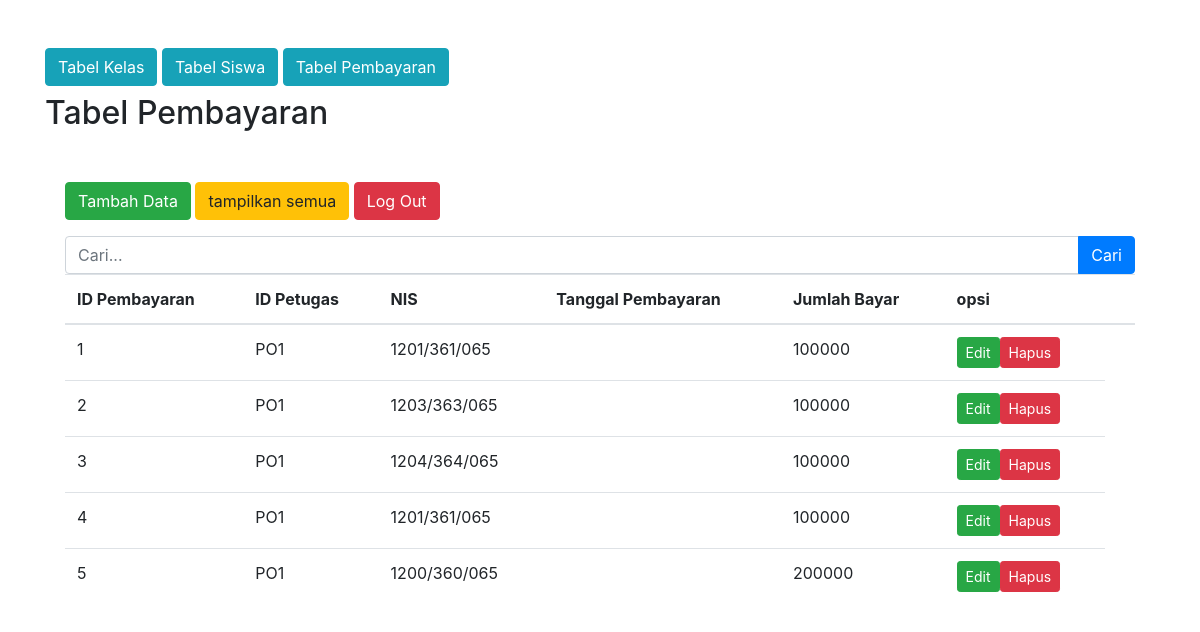
The app's page /tabelpembayaran.php, older data.
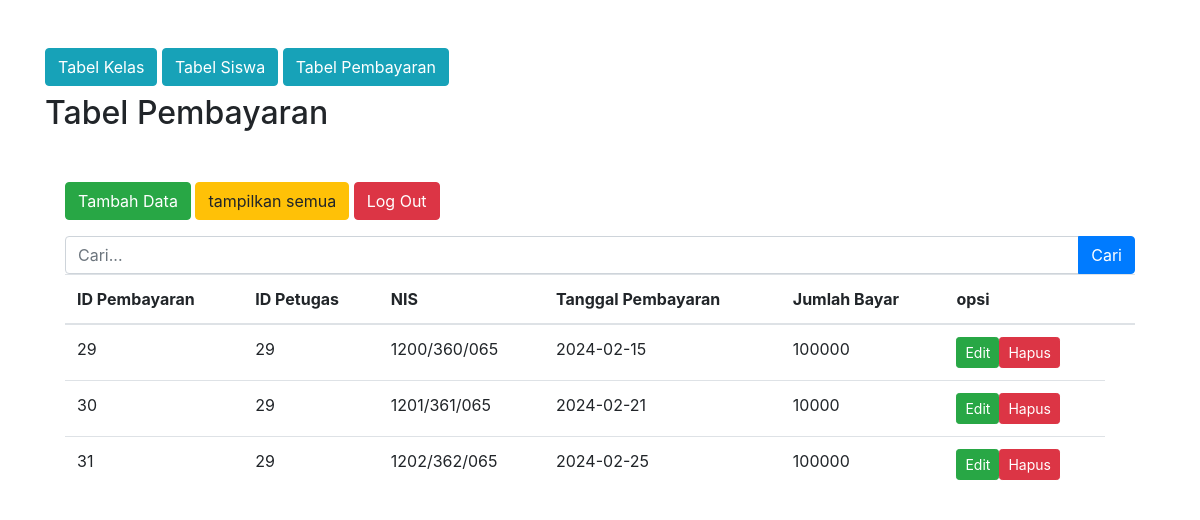
The same page, newer data.
### tables this page shows
CREATE TABLE `pembayaran` (
  `id_pembayaran` int(11) NOT NULL,
  `id_petugas` varchar(255) NOT NULL,
  `NIS` varchar(255) NOT NULL,
  `tgl_bayar` date NOT NULL,
  `jumlah_bayar` int(55) NOT NULL
);

### tabelpembayaran.php (the view, shortened to what this page needs)
<?php
include 'koneksi.php';
if (isset($_GET['search'])) {
  $keyword = $_GET['search'];
  $query = "SELECT * FROM pembayaran WHERE id_pembayaran LIKE '%$keyword%' OR id_petugas LIKE '%$keyword%' OR NIS LIKE '%$keyword%' OR tgl_bayar LIKE '%$keyword%' OR jumlah_bayar LIKE '%$keyword%'";
} else {
  $query = "SELECT * FROM pembayaran";
}
$result = mysqli_query($mysqli, $query);
?>
<!DOCTYPE html>
<html lang="en">
<head>
  <link rel="stylesheet" href="https://cdn.jsdelivr.net/npm/bootstrap@4.6.2/dist/css/bootstrap.min.css">
</head>
<body>
  <div class="container mt-5">
    <a href="tabelkelas.php" class="btn btn-info mb-2">Tabel Kelas</a>
    <a href="tabelsiswa.php" class="btn btn-info mb-2">Tabel Siswa</a>
    <a href="tabelpembayaran.php" class="btn btn-info mb-2">Tabel Pembayaran</a>
    <h2 class="mb-4">Tabel Pembayaran</h2>
    <form action="" method="GET" class="mb-3">
      <div class="container" style="margin-top: 30px">
        <div class="row">
          <div class="card-body">
            <a href="tambahpembayaran.php" class="btn btn-success mb-3">Tambah Data</a>
            <a href="tabelpembayaran.php" class="btn btn-warning mb-3">tampilkan semua</a>
            <a href="logout.php" class="btn btn-danger mb-3">Log Out</a>
            <div class="input-group">
              <input type="text" class="form-control" placeholder="Cari..." name="search">
              <div class="input-group-append">
                <button class="btn btn-primary" type="submit">Cari</button>
              </div>
            </div>
    </form>
    <table class="table">
      <thead>
        <tr>
          <th>ID Pembayaran</th>
          <th>ID Petugas</th>
          <th>NIS</th>
          <th>Tanggal Pembayaran</th>
          <th>Jumlah Bayar</th>
          <th>opsi</th>
          <th scope="row">
          </th>
        </tr>
      </thead>
      <tbody>
        <?php
        while ($row = mysqli_fetch_assoc($result)) {
          echo "<tr>";
          echo "<td>" . $row['id_pembayaran'] . "</td>";
          echo "<td>" . $row['id_petugas'] . "</td>";
          echo "<td>" . $row['NIS'] . "</td>";
          echo "<td>" . $row['tgl_bayar'] . "</td>";
          echo "<td>" . $row['jumlah_bayar'] . "</td>";
          echo "<td>";
          echo '<a href="editpembayaran.php?id_pembayaran=' . $row['id_pembayaran'] . '" class="edit btn btn-success btn-sm"><i class="fa fa-edit"></i> Edit</a>';
          echo '<a href="hapuspembayaran.php?id_pembayaran=' . $row['id_pembayaran'] . '" class="remove btn btn-danger btn-sm"><i class="fa fa-trash"></i> Hapus</a>';
          echo "</td>";
          echo "</tr>";
        }
        ?>
      </tbody>
    </table>
  </div>
</body>
</html>

Row changes from the older to the newer data that the page shows:
removed pembayaran: id_pembayaran "1", id_petugas "PO1", NIS "1201/361/065", jumlah_bayar "100000"
removed pembayaran: id_pembayaran "2", id_petugas "PO1", NIS "1203/363/065", jumlah_bayar "100000"
removed pembayaran: id_pembayaran "3", id_petugas "PO1", NIS "1204/364/065", jumlah_bayar "100000"
removed pembayaran: id_pembayaran "4", id_petugas "PO1", NIS "1201/361/065", jumlah_bayar "100000"
removed pembayaran: id_pembayaran "5", id_petugas "PO1", NIS "1200/360/065", jumlah_bayar "200000"
added pembayaran: id_pembayaran "29", id_petugas "29", NIS "1200/360/065", tgl_bayar "2024-02-15", jumlah_bayar "100000"
added pembayaran: id_pembayaran "30", id_petugas "29", NIS "1201/361/065", tgl_bayar "2024-02-21", jumlah_bayar "10000"
added pembayaran: id_pembayaran "31", id_petugas "29", NIS "1202/362/065", tgl_bayar "2024-02-25", jumlah_bayar "100000"
